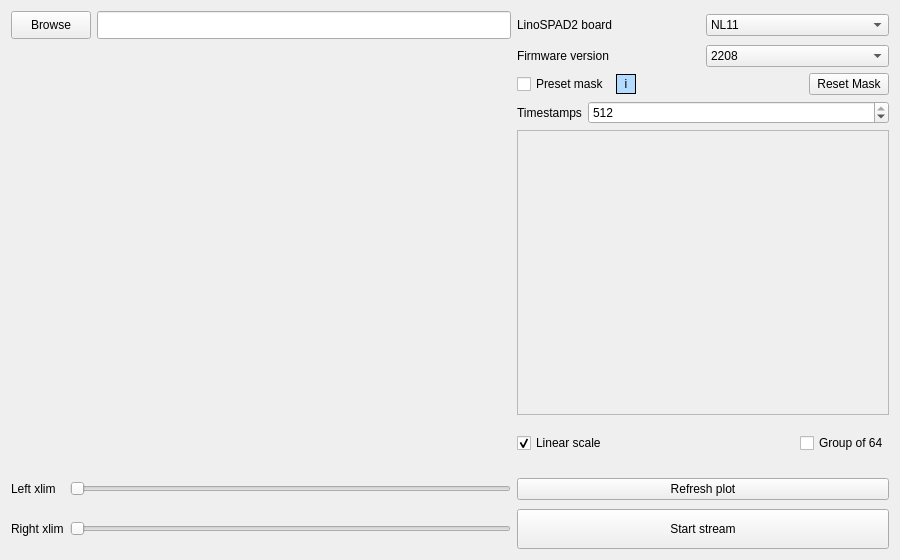
<?xml version="1.0" encoding="UTF-8"?>
<ui version="4.0">
 <class>Form</class>
 <widget class="QWidget" name="Form">
  <property name="geometry">
   <rect>
    <x>0</x>
    <y>0</y>
    <width>900</width>
    <height>560</height>
   </rect>
  </property>
  <property name="minimumSize">
   <size>
    <width>900</width>
    <height>560</height>
   </size>
  </property>
  <property name="windowTitle">
   <string>Form</string>
  </property>
  <layout class="QGridLayout" name="gridLayout">
   <item row="0" column="2">
    <widget class="QLineEdit" name="lineEdit_browse">
     <property name="minimumSize">
      <size>
       <width>0</width>
       <height>28</height>
      </size>
     </property>
    </widget>
   </item>
   <item row="0" column="0" colspan="2">
    <widget class="QPushButton" name="pushButton_browse">
     <property name="minimumSize">
      <size>
       <width>0</width>
       <height>28</height>
      </size>
     </property>
     <property name="font">
      <font>
       <pointsize>9</pointsize>
      </font>
     </property>
     <property name="text">
      <string>Browse</string>
     </property>
    </widget>
   </item>
   <item row="3" column="3">
    <layout class="QFormLayout" name="formLayout_3">
     <item row="1" column="0">
      <widget class="QLabel" name="label_timestamps">
       <property name="toolTip">
        <string>&lt;html&gt;&lt;head/&gt;&lt;body&gt;&lt;p&gt;Number of timestamps per pixel per acquisition cycle. The default is 512.&lt;/p&gt;&lt;/body&gt;&lt;/html&gt;</string>
       </property>
       <property name="lineWidth">
        <number>0</number>
       </property>
       <property name="text">
        <string>Timestamps</string>
       </property>
       <property name="textFormat">
        <enum>Qt::PlainText</enum>
       </property>
       <property name="alignment">
        <set>Qt::AlignCenter</set>
       </property>
      </widget>
     </item>
     <item row="1" column="1">
      <widget class="QSpinBox" name="spinBox_timestamps">
       <property name="font">
        <font>
         <pointsize>9</pointsize>
        </font>
       </property>
       <property name="maximum">
        <number>512</number>
       </property>
       <property name="value">
        <number>512</number>
       </property>
      </widget>
     </item>
    </layout>
   </item>
   <item row="10" column="3">
    <widget class="QPushButton" name="pushButton_refreshPlot">
     <property name="text">
      <string>Refresh plot</string>
     </property>
    </widget>
   </item>
   <item row="7" column="3">
    <layout class="QHBoxLayout" name="horizontalLayout_2">
     <property name="bottomMargin">
      <number>10</number>
     </property>
     <item>
      <widget class="QCheckBox" name="checkBox_linearScale">
       <property name="text">
        <string>Linear scale</string>
       </property>
       <property name="checked">
        <bool>true</bool>
       </property>
      </widget>
     </item>
     <item>
      <spacer name="horizontalSpacer_2">
       <property name="orientation">
        <enum>Qt::Horizontal</enum>
       </property>
       <property name="sizeHint" stdset="0">
        <size>
         <width>40</width>
         <height>20</height>
        </size>
       </property>
      </spacer>
     </item>
     <item>
      <widget class="QCheckBox" name="checkBox_grouping">
       <property name="toolTip">
        <string>&lt;html&gt;&lt;head/&gt;&lt;body&gt;&lt;p&gt;Check to plot three vertical lines to help allign the peaks in a single group of 64 pixels.&lt;/p&gt;&lt;/body&gt;&lt;/html&gt;</string>
       </property>
       <property name="text">
        <string>Group of 64</string>
       </property>
      </widget>
     </item>
    </layout>
   </item>
   <item row="10" column="0">
    <widget class="QLabel" name="label_leftXLim">
     <property name="minimumSize">
      <size>
       <width>0</width>
       <height>28</height>
      </size>
     </property>
     <property name="text">
      <string>Left xlim</string>
     </property>
    </widget>
   </item>
   <item row="11" column="1" colspan="2">
    <widget class="QSlider" name="horizontalSlider_rightXLim">
     <property name="minimumSize">
      <size>
       <width>0</width>
       <height>28</height>
      </size>
     </property>
     <property name="orientation">
      <enum>Qt::Horizontal</enum>
     </property>
    </widget>
   </item>
   <item row="11" column="0">
    <widget class="QLabel" name="label_rightXLim">
     <property name="minimumSize">
      <size>
       <width>0</width>
       <height>28</height>
      </size>
     </property>
     <property name="text">
      <string>Right xlim</string>
     </property>
    </widget>
   </item>
   <item row="10" column="1" colspan="2">
    <widget class="QSlider" name="horizontalSlider_leftXLim">
     <property name="minimumSize">
      <size>
       <width>0</width>
       <height>28</height>
      </size>
     </property>
     <property name="orientation">
      <enum>Qt::Horizontal</enum>
     </property>
    </widget>
   </item>
   <item row="4" column="3">
    <widget class="QScrollArea" name="scrollArea">
     <property name="minimumSize">
      <size>
       <width>0</width>
       <height>250</height>
      </size>
     </property>
     <property name="widgetResizable">
      <bool>true</bool>
     </property>
     <widget class="QWidget" name="scrollAreaWidgetContents">
      <property name="geometry">
       <rect>
        <x>0</x>
        <y>0</y>
        <width>369</width>
        <height>248</height>
       </rect>
      </property>
     </widget>
    </widget>
   </item>
   <item row="2" column="3">
    <layout class="QHBoxLayout" name="horizontalLayout">
     <property name="topMargin">
      <number>0</number>
     </property>
     <property name="bottomMargin">
      <number>0</number>
     </property>
     <item>
      <widget class="QCheckBox" name="checkBox_presetMask">
       <property name="enabled">
        <bool>true</bool>
       </property>
       <property name="text">
        <string>Preset mask</string>
       </property>
      </widget>
     </item>
     <item>
      <widget class="QLabel" name="label_presetMaskInfo">
       <property name="minimumSize">
        <size>
         <width>20</width>
         <height>20</height>
        </size>
       </property>
       <property name="maximumSize">
        <size>
         <width>20</width>
         <height>20</height>
        </size>
       </property>
       <property name="palette">
        <palette>
         <active>
          <colorrole role="Button">
           <brush brushstyle="SolidPattern">
            <color alpha="255">
             <red>173</red>
             <green>240</green>
             <blue>240</blue>
            </color>
           </brush>
          </colorrole>
          <colorrole role="Midlight">
           <brush brushstyle="SolidPattern">
            <color alpha="255">
             <red>160</red>
             <green>226</green>
             <blue>227</blue>
            </color>
           </brush>
          </colorrole>
          <colorrole role="Base">
           <brush brushstyle="SolidPattern">
            <color alpha="255">
             <red>255</red>
             <green>255</green>
             <blue>255</blue>
            </color>
           </brush>
          </colorrole>
          <colorrole role="Window">
           <brush brushstyle="SolidPattern">
            <color alpha="255">
             <red>178</red>
             <green>219</green>
             <blue>255</blue>
            </color>
           </brush>
          </colorrole>
         </active>
         <inactive>
          <colorrole role="Button">
           <brush brushstyle="SolidPattern">
            <color alpha="255">
             <red>173</red>
             <green>240</green>
             <blue>240</blue>
            </color>
           </brush>
          </colorrole>
          <colorrole role="Midlight">
           <brush brushstyle="SolidPattern">
            <color alpha="255">
             <red>227</red>
             <green>227</green>
             <blue>227</blue>
            </color>
           </brush>
          </colorrole>
          <colorrole role="Base">
           <brush brushstyle="SolidPattern">
            <color alpha="255">
             <red>255</red>
             <green>255</green>
             <blue>255</blue>
            </color>
           </brush>
          </colorrole>
          <colorrole role="Window">
           <brush brushstyle="SolidPattern">
            <color alpha="255">
             <red>178</red>
             <green>219</green>
             <blue>255</blue>
            </color>
           </brush>
          </colorrole>
         </inactive>
         <disabled>
          <colorrole role="Button">
           <brush brushstyle="SolidPattern">
            <color alpha="255">
             <red>173</red>
             <green>240</green>
             <blue>240</blue>
            </color>
           </brush>
          </colorrole>
          <colorrole role="Midlight">
           <brush brushstyle="SolidPattern">
            <color alpha="255">
             <red>247</red>
             <green>247</green>
             <blue>247</blue>
            </color>
           </brush>
          </colorrole>
          <colorrole role="Base">
           <brush brushstyle="SolidPattern">
            <color alpha="255">
             <red>178</red>
             <green>219</green>
             <blue>255</blue>
            </color>
           </brush>
          </colorrole>
          <colorrole role="Window">
           <brush brushstyle="SolidPattern">
            <color alpha="255">
             <red>178</red>
             <green>219</green>
             <blue>255</blue>
            </color>
           </brush>
          </colorrole>
         </disabled>
        </palette>
       </property>
       <property name="cursor">
        <cursorShape>WhatsThisCursor</cursorShape>
       </property>
       <property name="toolTip">
        <string>&lt;html&gt;&lt;head/&gt;&lt;body&gt;&lt;p&gt;Mask for warm pixels of a certain LinoSPAD2 board, which can be selected above.&lt;/p&gt;&lt;/body&gt;&lt;/html&gt;</string>
       </property>
       <property name="autoFillBackground">
        <bool>true</bool>
       </property>
       <property name="frameShape">
        <enum>QFrame::Box</enum>
       </property>
       <property name="text">
        <string>i</string>
       </property>
       <property name="textFormat">
        <enum>Qt::AutoText</enum>
       </property>
       <property name="scaledContents">
        <bool>false</bool>
       </property>
       <property name="alignment">
        <set>Qt::AlignCenter</set>
       </property>
      </widget>
     </item>
     <item>
      <spacer name="horizontalSpacer">
       <property name="orientation">
        <enum>Qt::Horizontal</enum>
       </property>
       <property name="sizeHint" stdset="0">
        <size>
         <width>20</width>
         <height>20</height>
        </size>
       </property>
      </spacer>
     </item>
     <item>
      <widget class="QPushButton" name="pushButton_resetMask">
       <property name="text">
        <string>Reset Mask</string>
       </property>
      </widget>
     </item>
    </layout>
   </item>
   <item row="11" column="3">
    <widget class="QPushButton" name="pushButton_startStream">
     <property name="minimumSize">
      <size>
       <width>0</width>
       <height>40</height>
      </size>
     </property>
     <property name="text">
      <string>Start stream</string>
     </property>
    </widget>
   </item>
   <item row="1" column="0" rowspan="8" colspan="3">
    <widget class="QWidget" name="widget_figure" native="true">
     <property name="sizePolicy">
      <sizepolicy hsizetype="Preferred" vsizetype="Preferred">
       <horstretch>0</horstretch>
       <verstretch>0</verstretch>
      </sizepolicy>
     </property>
     <property name="minimumSize">
      <size>
       <width>500</width>
       <height>425</height>
      </size>
     </property>
    </widget>
   </item>
   <item row="0" column="3">
    <layout class="QHBoxLayout" name="horizontalLayout_3">
     <item>
      <widget class="QLabel" name="label_comboBox_mask">
       <property name="text">
        <string>LinoSPAD2 board</string>
       </property>
       <property name="alignment">
        <set>Qt::AlignLeading|Qt::AlignLeft|Qt::AlignVCenter</set>
       </property>
      </widget>
     </item>
     <item>
      <widget class="QComboBox" name="comboBox_mask">
       <item>
        <property name="text">
         <string>NL11</string>
        </property>
       </item>
       <item>
        <property name="text">
         <string>A5</string>
        </property>
       </item>
      </widget>
     </item>
    </layout>
   </item>
   <item row="1" column="3">
    <layout class="QHBoxLayout" name="horizontalLayout_4">
     <property name="bottomMargin">
      <number>0</number>
     </property>
     <item>
      <widget class="QLabel" name="label_FW">
       <property name="text">
        <string>Firmware version</string>
       </property>
       <property name="alignment">
        <set>Qt::AlignLeading|Qt::AlignLeft|Qt::AlignVCenter</set>
       </property>
      </widget>
     </item>
     <item>
      <widget class="QComboBox" name="comboBox_FW">
       <item>
        <property name="text">
         <string>2208</string>
        </property>
       </item>
       <item>
        <property name="text">
         <string>2212b</string>
        </property>
       </item>
      </widget>
     </item>
    </layout>
   </item>
  </layout>
 </widget>
 <resources/>
 <connections/>
</ui>
